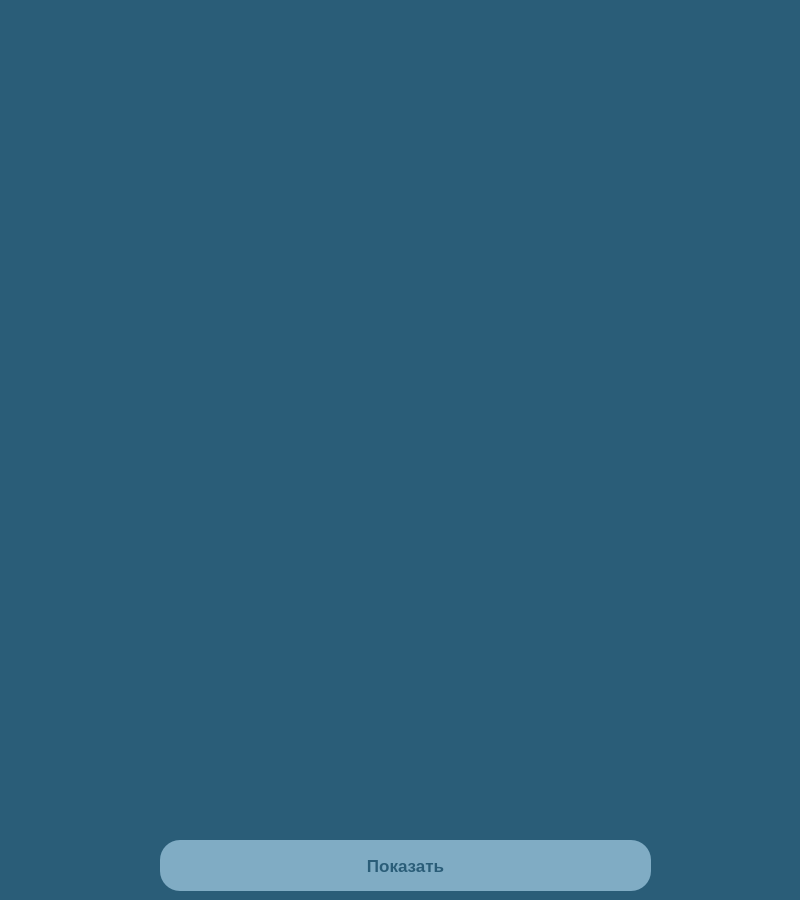
<?xml version="1.0" encoding="UTF-8"?>
<ui version="4.0">
 <class>Form</class>
 <widget class="QWidget" name="Form">
  <property name="geometry">
   <rect>
    <x>0</x>
    <y>0</y>
    <width>800</width>
    <height>900</height>
   </rect>
  </property>
  <property name="windowTitle">
   <string>Form</string>
  </property>
  <property name="styleSheet">
   <string notr="true">background-color: rgb(42, 93, 120);</string>
  </property>
  <widget class="QListWidget" name="listWidget">
   <property name="geometry">
    <rect>
     <x>0</x>
     <y>0</y>
     <width>801</width>
     <height>331</height>
    </rect>
   </property>
   <property name="styleSheet">
    <string notr="true">color: rgba(161, 217, 247,97);
border-radius: 20px;</string>
   </property>
  </widget>
  <widget class="QTextEdit" name="textEdit">
   <property name="geometry">
    <rect>
     <x>0</x>
     <y>350</y>
     <width>811</width>
     <height>471</height>
    </rect>
   </property>
   <property name="styleSheet">
    <string notr="true">color: rgba(161, 217, 247,97);
border-radius: 20px;</string>
   </property>
  </widget>
  <widget class="QPushButton" name="pushButton">
   <property name="geometry">
    <rect>
     <x>160</x>
     <y>840</y>
     <width>491</width>
     <height>51</height>
    </rect>
   </property>
   <property name="font">
    <font>
     <pointsize>13</pointsize>
     <weight>75</weight>
     <bold>true</bold>
    </font>
   </property>
   <property name="styleSheet">
    <string notr="true">background-color: rgb(128, 172, 196);
color: rgb(42, 93, 120);
border-radius: 20px;</string>
   </property>
   <property name="text">
    <string>Показать</string>
   </property>
  </widget>
 </widget>
 <resources/>
 <connections/>
</ui>
